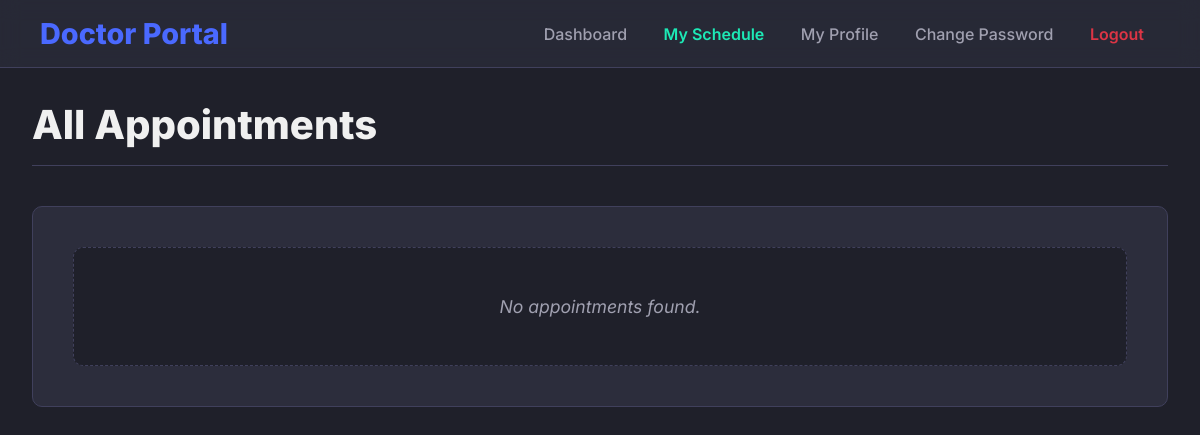
Before: /appointment/doctor-appointments/ (signed in) with the older database file.
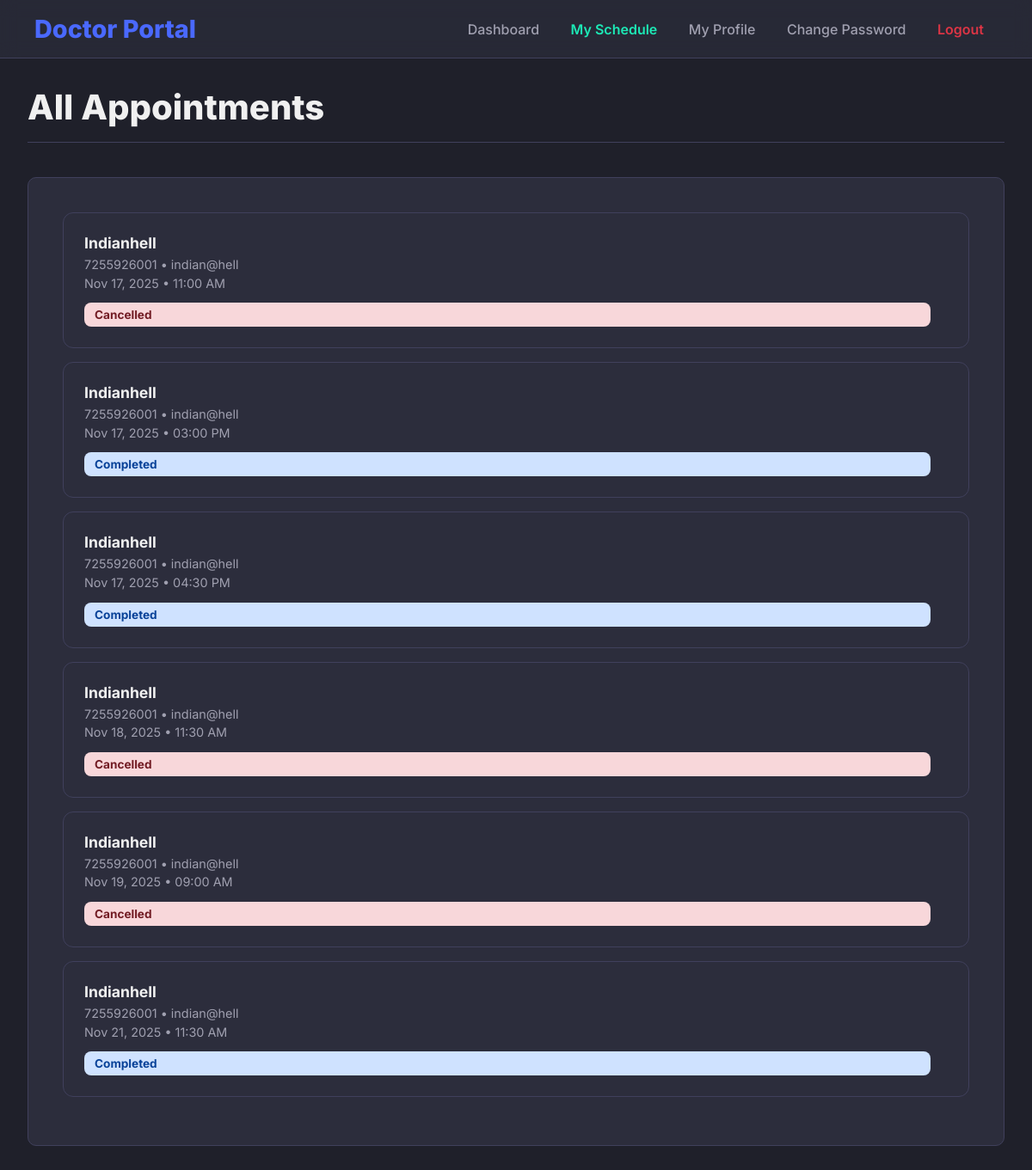
After: the same page with the newer database file.
### apponiment/models.py (models this page shows, shortened)
class Appointment(models.Model):
    STATUS = (
        ('Pending', 'Pending'),
        ('Approved', 'Approved'),
        ('Cancelled', 'Cancelled'),
        ('Completed', 'Completed'),
    )
    patient = models.ForeignKey(Patient, on_delete=models.CASCADE)
    doctor = models.ForeignKey(Doctor, on_delete=models.CASCADE)
    appointment_date = models.DateField()
    appointment_time = models.TimeField()
    status = models.CharField(max_length=20, choices=STATUS, default='Pending')
    created_at = models.DateTimeField(auto_now_add=True)

### patient/models.py (models this page shows, shortened)
class Patient(models.Model):
    full_name = models.CharField(max_length=100)
    gender = models.CharField(
        max_length=10,
        choices=[('Male', 'Male'), ('Female', 'Female'), ('Other', 'Other')],
        default='Other'
    )
    date_of_birth = models.DateField()
    phone_number = models.CharField(max_length=15, unique=True)
    email = models.EmailField(unique=True)
    address = models.TextField(blank=True, null=True)
    password = models.CharField(max_length=255)  # store hash later, not raw password
    blood_group = models.CharField(
        max_length=5,
        choices=[
            ('A+', 'A+'), ('A-', 'A-'),
            ('B+', 'B+'), ('B-', 'B-'),
            ('O+', 'O+'), ('O-', 'O-'),
            ('AB+', 'AB+'), ('AB-', 'AB-'),
        ],
        blank=True, null=True
    )
    medical_history = models.TextField(blank=True, null=True)
    created_at = models.DateTimeField(auto_now_add=True)

### apponiment/views.py (the view)
# urls.py: path('appointment/doctor-appointments/', appointment_views.doctor_appointments, name='doctor_appointments'),
def doctor_appointments(request):
    doctor_id = request.session.get("doctor_id")
    if not doctor_id:
        return redirect("doctor_login")
    doctor = get_object_or_404(Doctor, id=doctor_id)
    appointments = Appointment.objects.filter(doctor=doctor).order_by("appointment_date", "appointment_time")
    return render(request, "appointment/doctor_appointments.html", {
        "appointments": appointments
    })

### apponiment/templates/appointment/doctor_appointments.html (shortened to what this page needs)
{% extends 'base.html' %}
{% block nav_schedule %}active{% endblock %}
{% block content %}
<h1 class="page-header">All Appointments</h1>
<div class="card">
    {% if appointments %}
    <ul class="appointment-list">
        {% for app in appointments %}
        <li class="appointment-item">
            <div class="left-info">
                <div class="patient-name">{{ app.patient.full_name }}</div>
                <div class="details">
                    {{ app.patient.phone_number }} • {{ app.patient.email }}<br>
                    {{ app.appointment_date|date:"M d, Y" }} • {{ app.appointment_time|time:"h:i A" }}
                </div>
                <span class="status-badge
                    {% if app.status == 'Pending' %}status-pending
                    {% elif app.status == 'Approved' %}status-approved
                    {% elif app.status == 'Cancelled' %}status-cancelled
                    {% else %}status-completed{% endif %}
                ">
                    {{ app.status }}
                </span>
            </div>
        </li>
        {% endfor %}
    </ul>
    {% else %}
    <div class="empty-state">No appointments found.</div>
    {% endif %}
</div>
{% endblock %}

### doctor/templates/base.html (shortened to what this page needs)
<!DOCTYPE html>
<html lang="en">
<head>
</head>
<body>
    <nav class="navbar">
        <a href="{% url 'doctor_dashboard' %}" class="navbar-brand">Doctor Portal</a>
        <div class="nav-menu" id="nav-menu">
            <div class="nav-links">
                <a href="{% url 'doctor_dashboard' %}" class="{% block nav_dashboard %}{% endblock %}">Dashboard</a>
                <a href="{% url 'doctor_schedule' %}" class="{% block nav_schedule %}{% endblock %}">My Schedule</a>
                <a href="{% url 'doctor_profile' %}" class="{% block nav_profile %}{% endblock %}">My Profile</a>
                <a href="{% url 'doctor_change_password' %}" class="{% block nav_change_password %}{% endblock %}">Change Password</a>
                <a href="{% url 'doctor_logout' %}" class="logout">Logout</a>
            </div>
        </div>
    </nav>
    <main class="container">
        {% block content %}{% endblock %}
    </main>
</body>
</html>

### doctor/templates/base.html (style rules this page uses)
:root { --bg-dark: #1f202a; --card-dark: #2c2d3c; --primary-blue: #4a69ff; --text-light: #f0f0f0; --text-muted: #a0a0b0; --border-color: #40405c; --success: #28a745; --error: #dc3545; --accent-green: #28a745; --accent-teal: #1de9b6; --primary-gradient: linear-gradient(90deg, var(--accent-green), var(--accent-teal)); }
body { background-color: var(--bg-dark); color: var(--text-light); margin: 0; font-family: 'Inter', -apple-system, BlinkMacSystemFont, "Segoe UI", Roboto, sans-serif; }
.navbar { background-color: #2c2d3cb0; backdrop-filter: blur(10px); padding: 1rem 2.5rem; display: flex; justify-content: space-between; align-items: center; border-bottom: 1px solid var(--border-color); position: sticky; top: 0; z-index: 100; }
.navbar-brand { font-size: 1.8rem; font-weight: 800; color: var(--primary-blue); text-decoration: none; }
.nav-menu { display: flex; align-items: center; gap: 1.5rem; }
.nav-links a { color: var(--text-muted); text-decoration: none; font-weight: 500; padding: 8px 16px; border-radius: 8px; transition: all 0.3s ease; }
.nav-links a.active { color: var(--accent-teal); font-weight: 600; }
.nav-links a.logout { color: var(--error); font-weight: 600; }
.container { max-width: 1200px; margin: 2rem auto; padding: 0 2rem; }
.page-header { font-size: 2.5rem; font-weight: 800; color: var(--text-light); margin: 0 0 2.5rem 0; border-bottom: 1px solid var(--border-color); padding-bottom: 1rem; }
.card { background-color: var(--card-dark); border-radius: 10px; padding: 2.5rem; border: 1px solid var(--border-color); margin-bottom: 2rem; opacity: 0; transform: translateY(20px); transition: opacity 0.5s ease-out, transform 0.5s ease-out; }
.card.is-visible { opacity: 1; transform: translateY(0); }

### apponiment/templates/appointment/doctor_appointments.html (style rules this page uses)
.appointment-list { list-style:none;padding:0;margin:0; }
.appointment-item { display:flex; justify-content:space-between; align-items:flex-start; background: var(--card-dark); border:1px solid var(--border-color); padding:1.5rem; border-radius:12px; margin-bottom:1rem; gap:20px; transition: all 0.2s ease-in-out; }
.left-info { flex:1; display:flex; flex-direction:column; }
.patient-name { font-size:1.1rem; font-weight:700; }
.details { font-size:0.9rem; color:var(--text-muted); margin-top:4px; line-height:1.5; }
.status-badge { padding:6px 12px; border-radius:8px; font-weight:700; font-size:0.85rem; display:inline-block; margin-top:12px; }
.status-cancelled { background:#f8d7da;color:#721c24; }
.status-completed { background:#cfe2ff;color:#084298; }

Changed rows visible on the page:
added Appointment: patient.full_name "Indianhell", patient.phone_number "7255926001", patient.email "indian@hell", appointment_date "Nov 17, 2025", appointment_time "11:00 AM", status "Cancelled"
added Appointment: patient.full_name "Indianhell", patient.phone_number "7255926001", patient.email "indian@hell", appointment_date "Nov 17, 2025", appointment_time "03:00 PM", status "Completed"
added Appointment: patient.full_name "Indianhell", patient.phone_number "7255926001", patient.email "indian@hell", appointment_date "Nov 17, 2025", appointment_time "04:30 PM", status "Completed"
added Appointment: patient.full_name "Indianhell", patient.phone_number "7255926001", patient.email "indian@hell", appointment_date "Nov 18, 2025", appointment_time "11:30 AM", status "Cancelled"
added Appointment: patient.full_name "Indianhell", patient.phone_number "7255926001", patient.email "indian@hell", appointment_date "Nov 19, 2025", appointment_time "09:00 AM", status "Cancelled"
added Appointment: patient.full_name "Indianhell", patient.phone_number "7255926001", patient.email "indian@hell", appointment_date "Nov 21, 2025", appointment_time "11:30 AM", status "Completed"
Other visible differences:
text no longer shown: "No appointments found."
